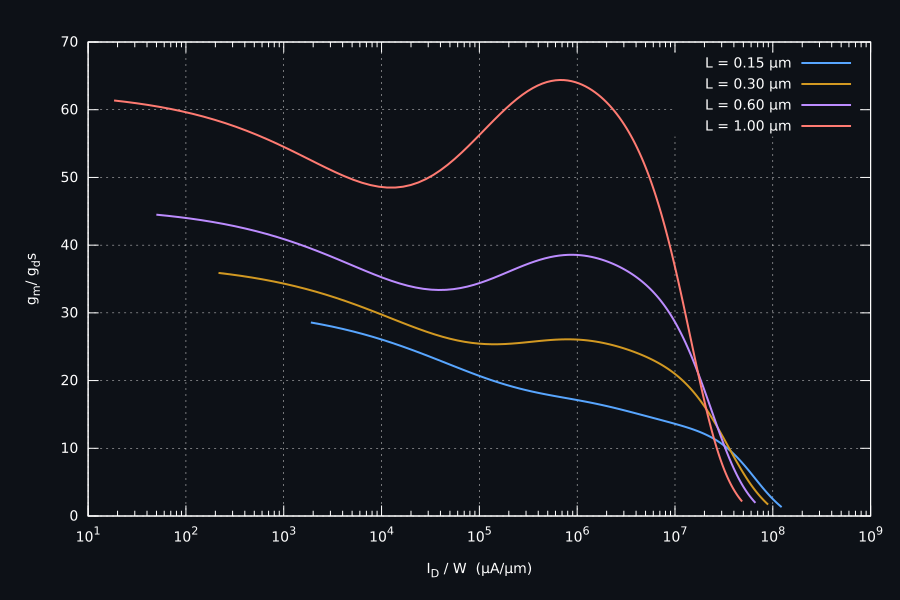

The script that saved this image:

set terminal svg size 900,600 enhanced font "DejaVu Sans,14"  background rgb "#0d1117"
set output "gm_gds_vs_id_w.svg"

set border lc rgb "#ffffff"
set tics textcolor rgb "#ffffff"
set xlabel "I_D / W  (µA/µm)" textcolor rgb "#ffffff"
set ylabel "g_m / g_ds" textcolor rgb "#ffffff"

set grid lc rgb "#dddddd" lw 0.5
set logscale x
set format x "10^{%T}"

set lmargin 9
set rmargin 3
set tmargin 2
set bmargin 4

set key right top textcolor "#ffffff"

plot \
    "pmos_l0p35_tt.dat"  using 4:6 with lines lw 2 lc rgb "#58a6ff" title "L = 0.15 µm", \
    "pmos_l0p5_tt.dat"  using 4:6 with lines lw 2 lc rgb "#d29922" title "L = 0.30 µm", \
    "pmos_l0p7_tt.dat"  using 4:6 with lines lw 2 lc rgb "#bc8cff" title "L = 0.60 µm", \
    "pmos_l1p0_tt.dat"  using 4:6 with lines lw 2 lc rgb "#ff7b72" title "L = 1.00 µm"
